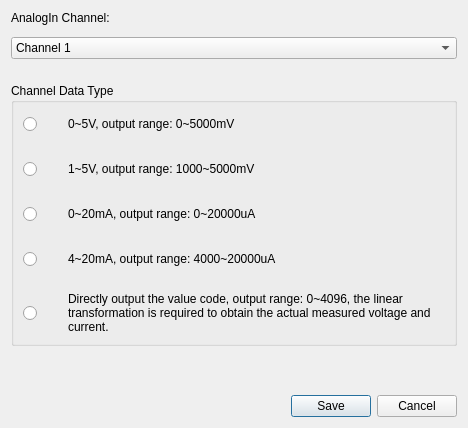
<?xml version="1.0" encoding="UTF-8"?>
<ui version="4.0">
 <class>DlgAdcInDataType</class>
 <widget class="QDialog" name="DlgAdcInDataType">
  <property name="geometry">
   <rect>
    <x>0</x>
    <y>0</y>
    <width>468</width>
    <height>428</height>
   </rect>
  </property>
  <property name="windowTitle">
   <string>Dialog</string>
  </property>
  <layout class="QVBoxLayout" name="verticalLayout_2">
   <item>
    <widget class="QWidget" name="pnlSettings" native="true">
     <layout class="QVBoxLayout" name="verticalLayout">
      <property name="spacing">
       <number>12</number>
      </property>
      <property name="leftMargin">
       <number>0</number>
      </property>
      <property name="topMargin">
       <number>0</number>
      </property>
      <property name="rightMargin">
       <number>0</number>
      </property>
      <property name="bottomMargin">
       <number>0</number>
      </property>
      <item>
       <widget class="QLabel" name="label">
        <property name="text">
         <string>AnalogIn Channel:</string>
        </property>
        <property name="buddy">
         <cstring>cbChannel</cstring>
        </property>
       </widget>
      </item>
      <item>
       <widget class="QComboBox" name="cbChannel">
        <item>
         <property name="text">
          <string>Channel 1</string>
         </property>
        </item>
        <item>
         <property name="text">
          <string>Channel 2</string>
         </property>
        </item>
        <item>
         <property name="text">
          <string>Channel 3</string>
         </property>
        </item>
        <item>
         <property name="text">
          <string>Channel 4</string>
         </property>
        </item>
        <item>
         <property name="text">
          <string>Channel 5</string>
         </property>
        </item>
        <item>
         <property name="text">
          <string>Channel 6</string>
         </property>
        </item>
        <item>
         <property name="text">
          <string>Channel 7</string>
         </property>
        </item>
        <item>
         <property name="text">
          <string>Channel 8</string>
         </property>
        </item>
       </widget>
      </item>
      <item>
       <spacer name="verticalSpacer_2">
        <property name="orientation">
         <enum>Qt::Vertical</enum>
        </property>
        <property name="sizeHint" stdset="0">
         <size>
          <width>20</width>
          <height>12</height>
         </size>
        </property>
       </spacer>
      </item>
      <item>
       <widget class="QGroupBox" name="groupBox">
        <property name="title">
         <string>Channel Data Type</string>
        </property>
        <layout class="QGridLayout" name="gridLayout">
         <property name="spacing">
          <number>21</number>
         </property>
         <item row="3" column="0">
          <widget class="QRadioButton" name="rbMode3">
           <property name="sizePolicy">
            <sizepolicy hsizetype="Fixed" vsizetype="Fixed">
             <horstretch>0</horstretch>
             <verstretch>0</verstretch>
            </sizepolicy>
           </property>
           <property name="minimumSize">
            <size>
             <width>24</width>
             <height>24</height>
            </size>
           </property>
           <property name="maximumSize">
            <size>
             <width>24</width>
             <height>24</height>
            </size>
           </property>
           <property name="text">
            <string/>
           </property>
          </widget>
         </item>
         <item row="3" column="1">
          <widget class="QLabel" name="label_5">
           <property name="text">
            <string>4~20mA, output range: 4000~20000uA</string>
           </property>
          </widget>
         </item>
         <item row="0" column="1">
          <widget class="QLabel" name="label_2">
           <property name="text">
            <string>0~5V, output range: 0~5000mV</string>
           </property>
           <property name="alignment">
            <set>Qt::AlignLeading|Qt::AlignLeft|Qt::AlignVCenter</set>
           </property>
           <property name="wordWrap">
            <bool>true</bool>
           </property>
          </widget>
         </item>
         <item row="1" column="1">
          <widget class="QLabel" name="label_3">
           <property name="text">
            <string>1~5V, output range: 1000~5000mV</string>
           </property>
           <property name="alignment">
            <set>Qt::AlignLeading|Qt::AlignLeft|Qt::AlignVCenter</set>
           </property>
           <property name="wordWrap">
            <bool>true</bool>
           </property>
          </widget>
         </item>
         <item row="1" column="0">
          <widget class="QRadioButton" name="rbMode1">
           <property name="sizePolicy">
            <sizepolicy hsizetype="Fixed" vsizetype="Fixed">
             <horstretch>0</horstretch>
             <verstretch>0</verstretch>
            </sizepolicy>
           </property>
           <property name="minimumSize">
            <size>
             <width>24</width>
             <height>24</height>
            </size>
           </property>
           <property name="maximumSize">
            <size>
             <width>24</width>
             <height>24</height>
            </size>
           </property>
           <property name="text">
            <string/>
           </property>
          </widget>
         </item>
         <item row="2" column="0">
          <widget class="QRadioButton" name="rbMode2">
           <property name="sizePolicy">
            <sizepolicy hsizetype="Fixed" vsizetype="Fixed">
             <horstretch>0</horstretch>
             <verstretch>0</verstretch>
            </sizepolicy>
           </property>
           <property name="minimumSize">
            <size>
             <width>24</width>
             <height>24</height>
            </size>
           </property>
           <property name="maximumSize">
            <size>
             <width>24</width>
             <height>24</height>
            </size>
           </property>
           <property name="text">
            <string/>
           </property>
          </widget>
         </item>
         <item row="2" column="1">
          <widget class="QLabel" name="label_4">
           <property name="text">
            <string>0~20mA, output range: 0~20000uA</string>
           </property>
           <property name="alignment">
            <set>Qt::AlignLeading|Qt::AlignLeft|Qt::AlignVCenter</set>
           </property>
           <property name="wordWrap">
            <bool>true</bool>
           </property>
          </widget>
         </item>
         <item row="0" column="0">
          <widget class="QRadioButton" name="rbMode0">
           <property name="sizePolicy">
            <sizepolicy hsizetype="Fixed" vsizetype="Fixed">
             <horstretch>0</horstretch>
             <verstretch>0</verstretch>
            </sizepolicy>
           </property>
           <property name="minimumSize">
            <size>
             <width>24</width>
             <height>24</height>
            </size>
           </property>
           <property name="maximumSize">
            <size>
             <width>24</width>
             <height>24</height>
            </size>
           </property>
           <property name="text">
            <string/>
           </property>
          </widget>
         </item>
         <item row="4" column="0">
          <widget class="QRadioButton" name="rbMode4">
           <property name="sizePolicy">
            <sizepolicy hsizetype="Fixed" vsizetype="Fixed">
             <horstretch>24</horstretch>
             <verstretch>24</verstretch>
            </sizepolicy>
           </property>
           <property name="minimumSize">
            <size>
             <width>24</width>
             <height>24</height>
            </size>
           </property>
           <property name="text">
            <string/>
           </property>
          </widget>
         </item>
         <item row="4" column="1">
          <widget class="QLabel" name="label_6">
           <property name="text">
            <string>&lt;html&gt;&lt;head/&gt;&lt;body&gt;&lt;p&gt;Directly output the value code, output range: 0~4096, the linear transformation is required to obtain the actual measured voltage and current.&lt;/p&gt;&lt;/body&gt;&lt;/html&gt;</string>
           </property>
           <property name="wordWrap">
            <bool>true</bool>
           </property>
          </widget>
         </item>
        </layout>
       </widget>
      </item>
     </layout>
    </widget>
   </item>
   <item>
    <spacer name="verticalSpacer">
     <property name="orientation">
      <enum>Qt::Vertical</enum>
     </property>
     <property name="sizeHint" stdset="0">
      <size>
       <width>20</width>
       <height>20</height>
      </size>
     </property>
    </spacer>
   </item>
   <item>
    <widget class="QDialogButtonBox" name="buttonBox">
     <property name="orientation">
      <enum>Qt::Horizontal</enum>
     </property>
     <property name="standardButtons">
      <set>QDialogButtonBox::Cancel|QDialogButtonBox::Save</set>
     </property>
    </widget>
   </item>
  </layout>
 </widget>
 <tabstops>
  <tabstop>cbChannel</tabstop>
  <tabstop>rbMode0</tabstop>
  <tabstop>rbMode1</tabstop>
  <tabstop>rbMode2</tabstop>
  <tabstop>rbMode3</tabstop>
  <tabstop>rbMode4</tabstop>
 </tabstops>
 <resources/>
 <connections>
  <connection>
   <sender>buttonBox</sender>
   <signal>accepted()</signal>
   <receiver>DlgAdcInDataType</receiver>
   <slot>accept()</slot>
   <hints>
    <hint type="sourcelabel">
     <x>248</x>
     <y>254</y>
    </hint>
    <hint type="destinationlabel">
     <x>157</x>
     <y>274</y>
    </hint>
   </hints>
  </connection>
  <connection>
   <sender>buttonBox</sender>
   <signal>rejected()</signal>
   <receiver>DlgAdcInDataType</receiver>
   <slot>reject()</slot>
   <hints>
    <hint type="sourcelabel">
     <x>316</x>
     <y>260</y>
    </hint>
    <hint type="destinationlabel">
     <x>286</x>
     <y>274</y>
    </hint>
   </hints>
  </connection>
 </connections>
</ui>
